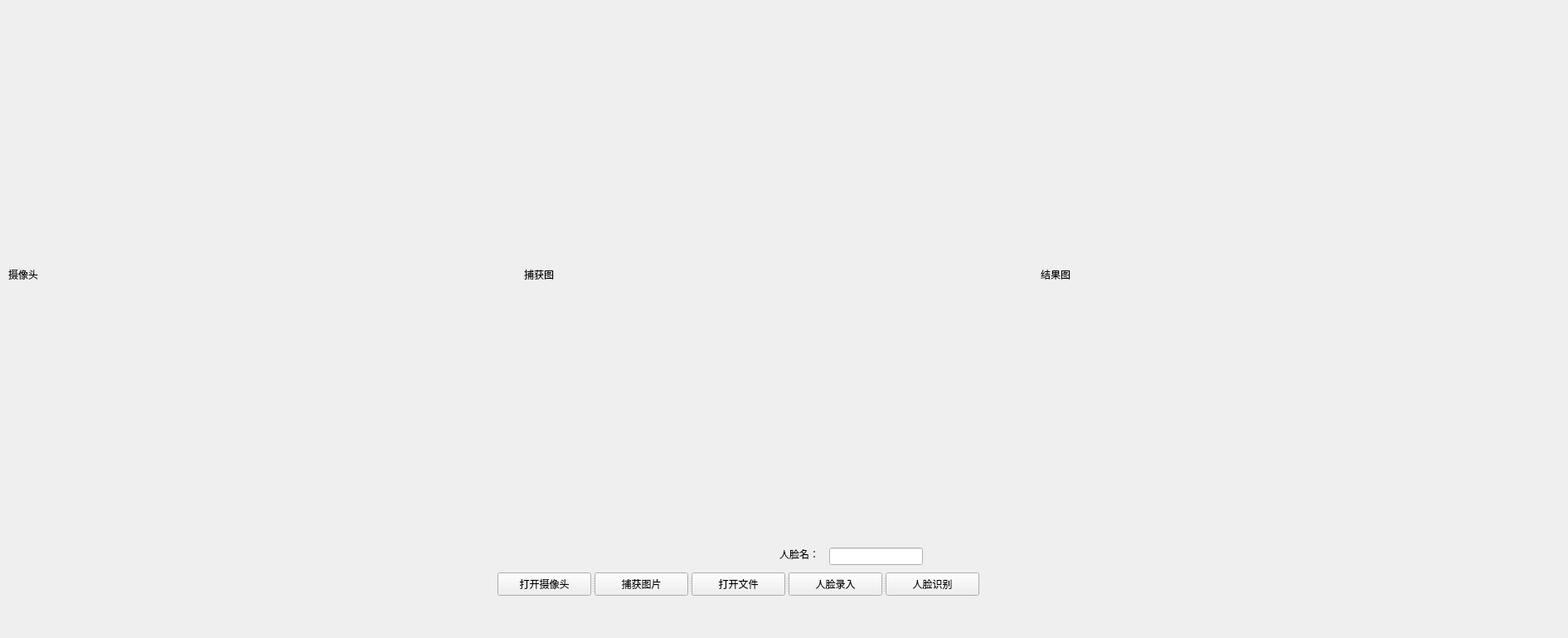
<?xml version="1.0" encoding="UTF-8"?>
<ui version="4.0">
 <class>MainWindow</class>
 <widget class="QMainWindow" name="MainWindow">
  <property name="geometry">
   <rect>
    <x>0</x>
    <y>0</y>
    <width>1891</width>
    <height>769</height>
   </rect>
  </property>
  <property name="windowTitle">
   <string>MainWindow</string>
  </property>
  <widget class="QWidget" name="centralwidget">
   <widget class="QSplitter" name="splitter">
    <property name="geometry">
     <rect>
      <x>600</x>
      <y>690</y>
      <width>581</width>
      <height>28</height>
     </rect>
    </property>
    <property name="orientation">
     <enum>Qt::Horizontal</enum>
    </property>
    <widget class="QPushButton" name="btnOpenCamera">
     <property name="text">
      <string>打开摄像头</string>
     </property>
    </widget>
    <widget class="QPushButton" name="btnCapture">
     <property name="text">
      <string>捕获图片</string>
     </property>
    </widget>
    <widget class="QPushButton" name="btnReadImage">
     <property name="text">
      <string>打开文件</string>
     </property>
    </widget>
    <widget class="QPushButton" name="btnSignFace">
     <property name="text">
      <string>人脸录入</string>
     </property>
    </widget>
    <widget class="QPushButton" name="btnRecognize">
     <property name="text">
      <string>人脸识别</string>
     </property>
    </widget>
   </widget>
   <widget class="QWidget" name="layoutWidget">
    <property name="geometry">
     <rect>
      <x>10</x>
      <y>10</y>
      <width>1861</width>
      <height>641</height>
     </rect>
    </property>
    <layout class="QHBoxLayout" name="horizontalLayout">
     <item>
      <widget class="QLabel" name="labelCamera">
       <property name="text">
        <string>摄像头</string>
       </property>
      </widget>
     </item>
     <item>
      <widget class="QLabel" name="labelCapture">
       <property name="text">
        <string>捕获图</string>
       </property>
      </widget>
     </item>
     <item>
      <widget class="QLabel" name="labelResult">
       <property name="text">
        <string>结果图</string>
       </property>
      </widget>
     </item>
    </layout>
   </widget>
   <widget class="QLineEdit" name="lineEdit">
    <property name="geometry">
     <rect>
      <x>1000</x>
      <y>660</y>
      <width>113</width>
      <height>21</height>
     </rect>
    </property>
   </widget>
   <widget class="QLabel" name="label">
    <property name="geometry">
     <rect>
      <x>940</x>
      <y>660</y>
      <width>61</width>
      <height>16</height>
     </rect>
    </property>
    <property name="text">
     <string>人脸名：</string>
    </property>
   </widget>
  </widget>
  <widget class="QMenuBar" name="menubar">
   <property name="geometry">
    <rect>
     <x>0</x>
     <y>0</y>
     <width>1891</width>
     <height>26</height>
    </rect>
   </property>
  </widget>
  <widget class="QStatusBar" name="statusbar">
   <property name="sizeGripEnabled">
    <bool>false</bool>
   </property>
  </widget>
 </widget>
 <resources/>
 <connections>
  <connection>
   <sender>btnReadImage</sender>
   <signal>clicked()</signal>
   <receiver>MainWindow</receiver>
   <slot>btnReadImage_Clicked()</slot>
   <hints>
    <hint type="sourcelabel">
     <x>835</x>
     <y>716</y>
    </hint>
    <hint type="destinationlabel">
     <x>375</x>
     <y>78</y>
    </hint>
   </hints>
  </connection>
  <connection>
   <sender>btnSignFace</sender>
   <signal>clicked()</signal>
   <receiver>MainWindow</receiver>
   <slot>btnSignFace_Clicked()</slot>
   <hints>
    <hint type="sourcelabel">
     <x>952</x>
     <y>716</y>
    </hint>
    <hint type="destinationlabel">
     <x>375</x>
     <y>330</y>
    </hint>
   </hints>
  </connection>
  <connection>
   <sender>btnOpenCamera</sender>
   <signal>clicked()</signal>
   <receiver>MainWindow</receiver>
   <slot>btnOpenCamera_Clicked()</slot>
   <hints>
    <hint type="sourcelabel">
     <x>600</x>
     <y>716</y>
    </hint>
    <hint type="destinationlabel">
     <x>67</x>
     <y>311</y>
    </hint>
   </hints>
  </connection>
  <connection>
   <sender>btnCapture</sender>
   <signal>clicked()</signal>
   <receiver>MainWindow</receiver>
   <slot>btnCapture_Clicked()</slot>
   <hints>
    <hint type="sourcelabel">
     <x>717</x>
     <y>716</y>
    </hint>
    <hint type="destinationlabel">
     <x>217</x>
     <y>47</y>
    </hint>
   </hints>
  </connection>
  <connection>
   <sender>btnRecognize</sender>
   <signal>clicked()</signal>
   <receiver>MainWindow</receiver>
   <slot>btnRecognize_Clicked()</slot>
   <hints>
    <hint type="sourcelabel">
     <x>1070</x>
     <y>716</y>
    </hint>
    <hint type="destinationlabel">
     <x>473</x>
     <y>286</y>
    </hint>
   </hints>
  </connection>
 </connections>
 <slots>
  <slot>btnReadImage_Clicked()</slot>
  <slot>btnGray_Clicked()</slot>
  <slot>btnThreshold_Clicked()</slot>
  <slot>btnOpenCamera_Clicked()</slot>
  <slot>btnCapture_Clicked()</slot>
  <slot>btnSignFace_Clicked()</slot>
  <slot>btnRecognize_Clicked()</slot>
 </slots>
</ui>
